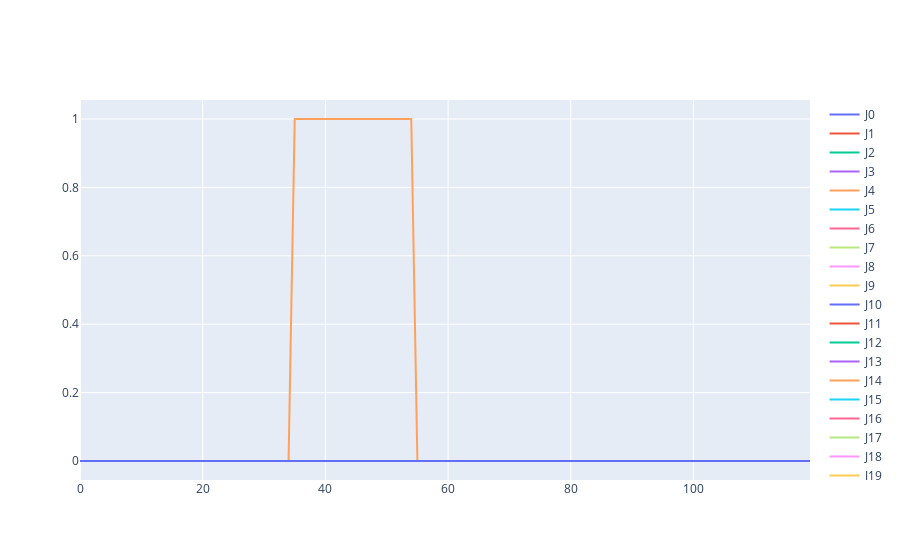

The notebook cell saved with this chart:
### Code cell
# plot the contact info
cInfo = contact_info.T
x = np.arange(contact_info.shape[0])

fig = go.Figure()
i = 0
for jo in cInfo:
    fig.add_trace(go.Scatter(x=x, y=jo, name="J"+str(i)))
    i+=1
fig.show()
